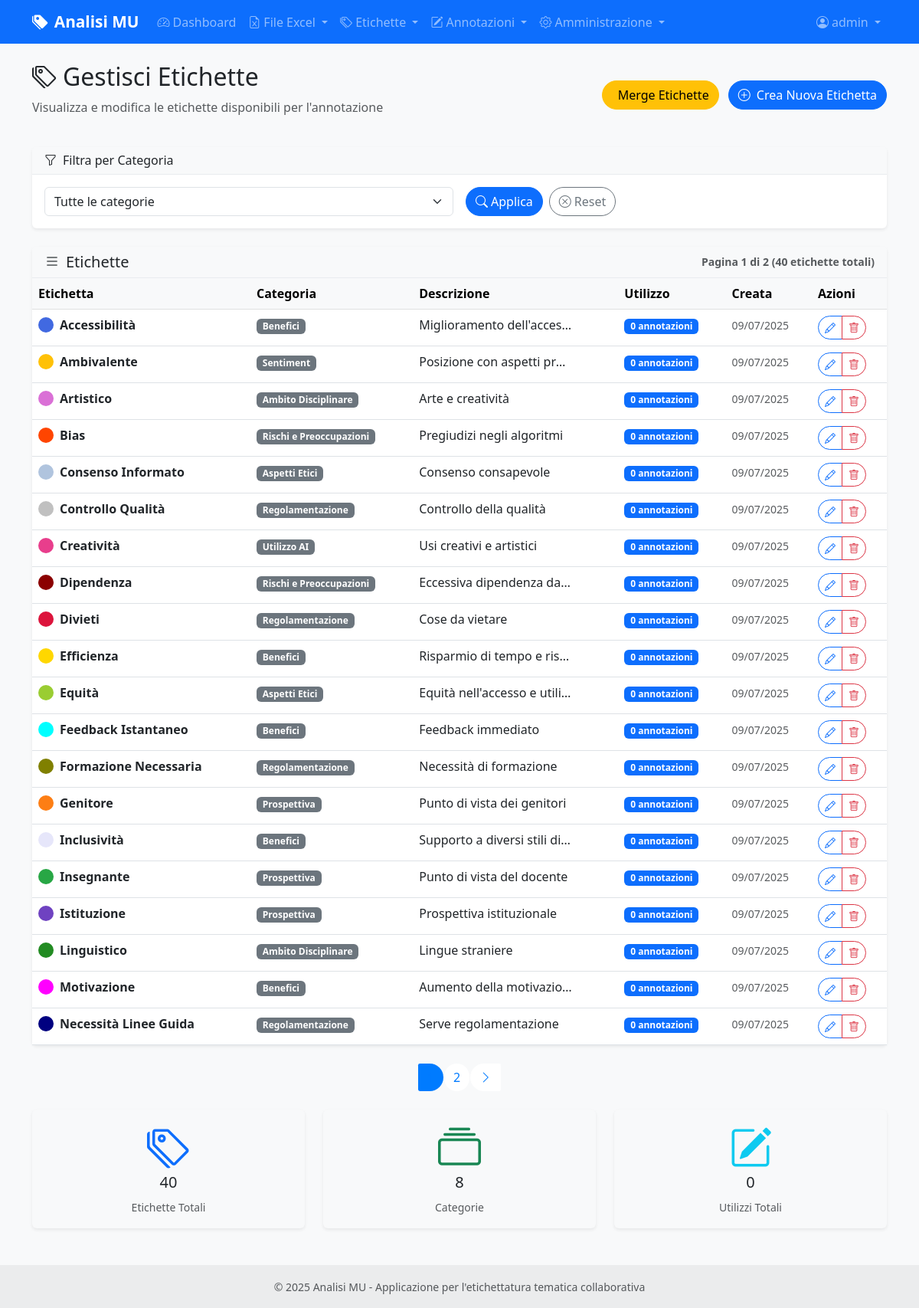
/labels/ (signed in), run on the app's committed database.
### models.py (models this page shows, shortened)
class User(UserMixin, db.Model):
    id = db.Column(db.Integer, primary_key=True)
    username = db.Column(db.String(80), unique=True, nullable=False)
    email = db.Column(db.String(120), unique=True, nullable=False)
    password_hash = db.Column(db.String(255), nullable=False)
    role = db.Column(db.String(20), default='annotatore')  # 'amministratore' o 'annotatore'
    is_active = db.Column(db.Boolean, default=True)
    last_login = db.Column(db.DateTime)
    created_at = db.Column(db.DateTime, default=datetime.utcnow)
    updated_at = db.Column(db.DateTime, default=datetime.utcnow, onupdate=datetime.utcnow)
    annotations = db.relationship('CellAnnotation', backref='user', lazy=True, cascade='all, delete-orphan')
    def can_manage_users(self):
        return self.role == 'amministratore'

class Label(db.Model):
    id = db.Column(db.Integer, primary_key=True)
    name = db.Column(db.String(100), nullable=False, unique=True)
    description = db.Column(db.Text)
    category = db.Column(db.String(50))
    color = db.Column(db.String(7), default='#007bff')  # Colore HEX
    created_at = db.Column(db.DateTime, default=datetime.utcnow)
    updated_at = db.Column(db.DateTime, default=datetime.utcnow, onupdate=datetime.utcnow)
    annotations = db.relationship('CellAnnotation', backref='label', lazy=True, cascade='all, delete-orphan')

### routes/labels.py (the view)
@labels_bp.route('/')
@login_required
def list_labels():
    page = request.args.get('page', 1, type=int)
    category_filter = request.args.get('category', '')
    query = Label.query
    if category_filter:
        query = query.filter_by(category=category_filter)
    labels = query.order_by(Label.name).paginate(
        page=page, per_page=20, error_out=False
    )
    categories = db.session.query(Label.category)\
                          .filter(Label.category.isnot(None))\
                          .distinct()\
                          .all()
    category_names = [cat[0] for cat in categories if cat[0]]
    return render_template('labels/list_labels.html',
                         labels=labels,
                         categories=category_names,
                         current_category=category_filter)

### templates/labels/list_labels.html (shortened to what this page needs)
{% extends "base.html" %}
{% block content %}
<div class="row mb-4">
    <div class="col-12">
        <div class="d-flex justify-content-between align-items-center">
            <div>
                <h2>
                    <i class="bi bi-tags me-2"></i>Gestisci Etichette
                </h2>
                <p class="text-muted">Visualizza e modifica le etichette disponibili per l'annotazione</p>
            </div>
            <div>
                <a href="{{ url_for('labels.merge_labels') }}" class="btn btn-warning me-2">
                    Merge Etichette
                </a>
                <a href="{{ url_for('labels.create_label') }}" class="btn btn-primary">
                    <i class="bi bi-plus-circle me-2"></i>Crea Nuova Etichetta
                </a>
            </div>
        </div>
    </div>
</div>
{% if categories %}
<div class="row mb-4">
    <div class="col-12">
        <div class="card">
            <div class="card-header">
                <h6 class="mb-0">
                    <i class="bi bi-funnel me-2"></i>Filtra per Categoria
                </h6>
            </div>
            <div class="card-body">
                <form method="GET" class="row g-3">
                    <div class="col-md-6">
                        <select name="category" id="category" class="form-select" onchange="this.form.submit()">
                            <option value="">Tutte le categorie</option>
                        </select>
                    </div>
                    <div class="col-md-6 d-flex align-items-center">
                        <button type="submit" class="btn btn-primary me-2">
                            <i class="bi bi-search me-1"></i>Applica
                        </button>
                        <a href="{{ url_for('labels.list_labels') }}" class="btn btn-outline-secondary">
                            <i class="bi bi-x-circle me-1"></i>Reset
                        </a>
                    </div>
                </form>
            </div>
        </div>
    </div>
</div>
{% endif %}
{% if labels.items %}
<div class="row">
    <div class="col-12">
        <div class="card">
            <div class="card-header d-flex justify-content-between align-items-center">
                <h5 class="mb-0">
                    <i class="bi bi-list me-2"></i>Etichette
                </h5>
                <small class="text-muted">
                    Pagina {{ labels.page }} di {{ labels.pages }} ({{ labels.total }} etichette totali)
                </small>
            </div>
            <div class="card-body p-0">
                <div class="table-responsive">
                    <table class="table table-hover mb-0">
                        <thead class="table-light">
                            <tr>
                                <th>Etichetta</th>
                                <th>Categoria</th>
                                <th>Descrizione</th>
                                <th>Utilizzo</th>
                                <th>Creata</th>
                                <th>Azioni</th>
                            </tr>
                        </thead>
                        <tbody>
                            {% for label in labels.items %}
                            <tr>
                                <td>
                                    <div class="d-flex align-items-center">
                                        <span class="badge me-2" style="background-color: {{ label.color }}; width: 20px; height: 20px; border-radius: 50%;">&nbsp;</span>
                                        <strong>{{ label.name }}</strong>
                                    </div>
                                </td>
                                <td>
                                    {% if label.category %}
                                    <span class="badge bg-secondary">{{ label.category }}</span>
                                    {% else %}
                                    <span class="text-muted">-</span>
                                    {% endif %}
                                </td>
                                <td>
                                    {% if label.description %}
                                    <div class="text-truncate" style="max-width: 200px;" title="{{ label.description }}">
                                        {{ label.description }}
                                    </div>
                                    {% else %}
                                    <span class="text-muted">Nessuna descrizione</span>
                                    {% endif %}
                                </td>
                                <td>
                                    <span class="badge bg-primary">{{ label.annotations|length }} annotazioni</span>
                                </td>
                                <td>
                                    <small class="text-muted">{{ label.created_at.strftime('%d/%m/%Y') }}</small>
                                </td>
                                <td>
                                    <div class="btn-group btn-group-sm" role="group">
                                        <a href="{{ url_for('labels.edit_label', label_id=label.id) }}"
                                           class="btn btn-outline-primary"
                                           title="Modifica etichetta">
                                            <i class="bi bi-pencil"></i>
                                        </a>
                                        {% if label.annotations|length == 0 %}
                                        <button type="button"
                                                class="btn btn-outline-danger"
                                                title="Elimina etichetta"
                                                onclick="confirmDelete('{{ label.name }}', '{{ url_for('labels.delete_label', label_id=label.id) }}')">
                                            <i class="bi bi-trash"></i>
                                        </button>
                                        {% else %}
                                        <button type="button"
                                                class="btn btn-outline-secondary disabled"
                                                title="Non può essere eliminata: in uso in {{ label.annotations|length }} annotazioni">
                                            <i class="bi bi-lock"></i>
                                        </button>
                                        {% endif %}
                                    </div>
                                </td>
                            </tr>
                            {% endfor %}
                        </tbody>
                    </table>
                </div>
            </div>
        </div>
    </div>
</div>
{% if labels.pages > 1 %}
<nav aria-label="Navigazione etichette" class="mt-4">
    <ul class="pagination justify-content-center">
        {% for page_num in labels.iter_pages() %}
        {% if page_num %}
        {% if page_num != labels.page %}
        <li class="page-item">
            <a class="page-link" href="{{ url_for('labels.list_labels', page=page_num, category=current_category) }}">
                {{ page_num }}
            </a>
        </li>
        {% else %}
        <li class="page-item active">
            <span class="page-link">{{ page_num }}</span>
        </li>
        {% endif %}
        {% else %}
        <li class="page-item disabled">
            <span class="page-link">…</span>
        </li>
        {% endif %}
        {% endfor %}
        {% if labels.has_next %}
        <li class="page-item">
            <a class="page-link" href="{{ url_for('labels.list_labels', page=labels.next_num, category=current_category) }}">
                <i class="bi bi-chevron-right"></i>
            </a>
        </li>
        {% endif %}
    </ul>
</nav>
{% endif %}
{% endif %}
<div class="row mt-4">
    <div class="col-md-4">
        <div class="card bg-light">
            <div class="card-body text-center">
                <i class="bi bi-tags display-4 text-primary mb-2"></i>
                <h5>{{ labels.total }}</h5>
                <small class="text-muted">Etichette Totali</small>
            </div>
        </div>
    </div>
    <div class="col-md-4">
        <div class="card bg-light">
            <div class="card-body text-center">
                <i class="bi bi-collection display-4 text-success mb-2"></i>
                <h5>{{ categories|length }}</h5>
                <small class="text-muted">Categorie</small>
            </div>
        </div>
    </div>
    <div class="col-md-4">
        <div class="card bg-light">
            <div class="card-body text-center">
                <i class="bi bi-pencil-square display-4 text-info mb-2"></i>
                <h5>
                    {% set total_usage = labels.items|map(attribute='annotations')|map('length')|sum %}
                    {{ total_usage }}
                </h5>
                <small class="text-muted">Utilizzi Totali</small>
            </div>
        </div>
    </div>
</div>
{% endblock %}

### templates/base.html (shortened to what this page needs)
<!DOCTYPE html>
<html lang="it">
<head>
    <link href="https://cdn.jsdelivr.net/npm/bootstrap@5.3.0/dist/css/bootstrap.min.css" rel="stylesheet">
    <link href="https://cdn.jsdelivr.net/npm/bootstrap-icons@1.10.0/font/bootstrap-icons.css" rel="stylesheet">
    <link href="{{ url_for('static', filename='css/style.css') }}" rel="stylesheet">
</head>
<body>
    <nav class="navbar navbar-expand-lg navbar-dark bg-primary">
        <div class="container">
            <a class="navbar-brand" href="{{ url_for('main.index') }}">
                <i class="bi bi-tags-fill me-2"></i>Analisi MU
            </a>
            <div class="collapse navbar-collapse" id="navbarNav">
                <ul class="navbar-nav me-auto">
                    {% if current_user.is_authenticated %}
                    <li class="nav-item">
                        <a class="nav-link" href="{{ url_for('main.dashboard') }}">
                            <i class="bi bi-speedometer2 me-1"></i>Dashboard
                        </a>
                    </li>
                    <li class="nav-item dropdown">
                        <a class="nav-link dropdown-toggle" href="#" id="excelDropdown" role="button" data-bs-toggle="dropdown">
                            <i class="bi bi-file-earmark-excel me-1"></i>File Excel
                        </a>
                    </li>
                    <li class="nav-item dropdown">
                        <a class="nav-link dropdown-toggle" href="#" id="labelsDropdown" role="button" data-bs-toggle="dropdown">
                            <i class="bi bi-tags me-1"></i>Etichette
                        </a>
                    </li>
                    <li class="nav-item dropdown">
                        <a class="nav-link dropdown-toggle" href="#" id="annotationDropdown" role="button" data-bs-toggle="dropdown">
                            <i class="bi bi-pencil-square me-1"></i>Annotazioni
                        </a>
                    </li>
                    {% if current_user.can_manage_users() %}
                    <li class="nav-item dropdown">
                        <a class="nav-link dropdown-toggle" href="#" id="adminDropdown" role="button" data-bs-toggle="dropdown">
                            <i class="bi bi-gear me-1"></i>Amministrazione
                        </a>
                    </li>
                    {% endif %}
                    {% endif %}
                </ul>
                <ul class="navbar-nav">
                    {% if current_user.is_authenticated %}
                    <li class="nav-item dropdown">
                        <a class="nav-link dropdown-toggle" href="#" id="userDropdown" role="button" data-bs-toggle="dropdown">
                            <i class="bi bi-person-circle me-1"></i>{{ current_user.username }}
                        </a>
                    </li>
                    {% endif %}
                </ul>
            </div>
        </div>
    </nav>
    <main class="container my-4">
        {% block content %}{% endblock %}
    </main>
    <footer class="bg-light text-center text-lg-start mt-5">
        <div class="text-center p-3" style="background-color: rgba(0, 0, 0, 0.05);">
            <small class="text-muted">
                © 2025 Analisi MU - Applicazione per l'etichettatura tematica collaborativa
            </small>
        </div>
    </footer>
</body>
</html>

### static/css/style.css (style rules this page uses)
:root { --primary-color: #007bff; --success-color: #28a745; --warning-color: #ffc107; --danger-color: #dc3545; --info-color: #17a2b8; --light-color: #f8f9fa; --dark-color: #343a40; }
body { font-family: 'Segoe UI', Tahoma, Geneva, Verdana, sans-serif; background-color: #f8f9fa; }
.navbar-brand { font-weight: 600; font-size: 1.3rem; }
.card { border: none; box-shadow: 0 0.125rem 0.25rem rgba(0, 0, 0, 0.075); transition: box-shadow 0.15s ease-in-out; }
.card-header { background-color: #f8f9fa; border-bottom: 1px solid #e9ecef; font-weight: 600; }
.pagination .page-link { border-radius: 50px; margin: 0 2px; border: none; color: var(--primary-color); }
.pagination .page-item.active .page-link { background-color: var(--primary-color); border-color: var(--primary-color); }
.btn { border-radius: 50px; font-weight: 500; transition: all 0.2s ease; }
footer { margin-top: auto; }

### data on the page
User: username "admin"
Label: name "Accessibilità", category "Benefici", description "Miglioramento dell'acces…", annotations|length "0", created_at "09/07/2025"
Label: name "Ambivalente", category "Sentiment", description "Posizione con aspetti pr…", annotations|length "0", created_at "09/07/2025"
Label: name "Artistico", category "Ambito Disciplinare", description "Arte e creatività", annotations|length "0", created_at "09/07/2025"
Label: name "Bias", category "Rischi e Preoccupazioni", description "Pregiudizi negli algoritmi", annotations|length "0", created_at "09/07/2025"
Label: name "Consenso Informato", category "Aspetti Etici", description "Consenso consapevole", annotations|length "0", created_at "09/07/2025"
Label: name "Controllo Qualità", category "Regolamentazione", description "Controllo della qualità", annotations|length "0", created_at "09/07/2025"
Label: name "Creatività", category "Utilizzo AI", description "Usi creativi e artistici", annotations|length "0", created_at "09/07/2025"
Label: name "Dipendenza", category "Rischi e Preoccupazioni", description "Eccessiva dipendenza da…", annotations|length "0", created_at "09/07/2025"
Label: name "Divieti", category "Regolamentazione", description "Cose da vietare", annotations|length "0", created_at "09/07/2025"
Label: name "Efficienza", category "Benefici", description "Risparmio di tempo e ris…", annotations|length "0", created_at "09/07/2025"
Label: name "Equità", category "Aspetti Etici", description "Equità nell'accesso e utili…", annotations|length "0", created_at "09/07/2025"
Label: name "Feedback Istantaneo", category "Benefici", description "Feedback immediato", annotations|length "0", created_at "09/07/2025"
Label: name "Formazione Necessaria", category "Regolamentazione", description "Necessità di formazione", annotations|length "0", created_at "09/07/2025"
Label: name "Genitore", category "Prospettiva", description "Punto di vista dei genitori", annotations|length "0", created_at "09/07/2025"
Label: name "Inclusività", category "Benefici", description "Supporto a diversi stili di…", annotations|length "0", created_at "09/07/2025"
Label: name "Insegnante", category "Prospettiva", description "Punto di vista del docente", annotations|length "0", created_at "09/07/2025"
Label: name "Istituzione", category "Prospettiva", description "Prospettiva istituzionale", annotations|length "0", created_at "09/07/2025"
Label: name "Linguistico", category "Ambito Disciplinare", description "Lingue straniere", annotations|length "0", created_at "09/07/2025"
Label: name "Motivazione", category "Benefici", description "Aumento della motivazio…", annotations|length "0", created_at "09/07/2025"
Label: name "Necessità Linee Guida", category "Regolamentazione", description "Serve regolamentazione", annotations|length "0", created_at "09/07/2025"

### other printed values
{{ labels.page }} "1"
{{ labels.pages }} "2"
{{ labels.total }} "40"
{{ page_num }} "2"
{{ categories|length }} "8"
{{ total_usage }} "0"
